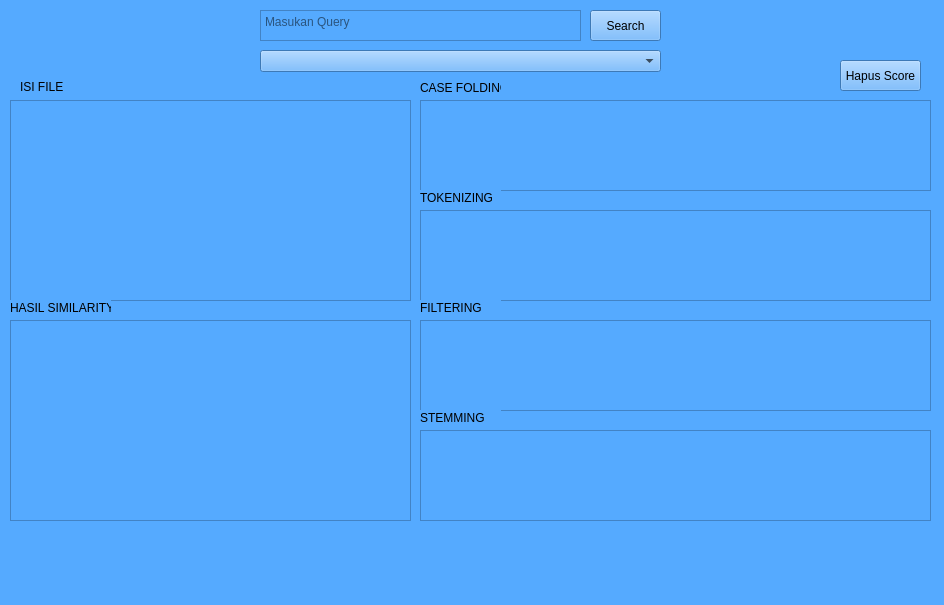
<?xml version="1.0" encoding="UTF-8"?>
<ui version="4.0">
 <class>MainWindow</class>
 <widget class="QMainWindow" name="MainWindow">
  <property name="geometry">
   <rect>
    <x>0</x>
    <y>0</y>
    <width>944</width>
    <height>605</height>
   </rect>
  </property>
  <property name="windowTitle">
   <string>MainWindow</string>
  </property>
  <property name="styleSheet">
   <string notr="true">background-color: rgb(85, 170, 255);</string>
  </property>
  <widget class="QWidget" name="centralwidget">
   <widget class="QTextEdit" name="textEdit">
    <property name="geometry">
     <rect>
      <x>260</x>
      <y>10</y>
      <width>321</width>
      <height>31</height>
     </rect>
    </property>
    <property name="documentTitle">
     <string/>
    </property>
    <property name="placeholderText">
     <string>Masukan Query</string>
    </property>
   </widget>
   <widget class="QPushButton" name="pushButton">
    <property name="geometry">
     <rect>
      <x>590</x>
      <y>10</y>
      <width>71</width>
      <height>31</height>
     </rect>
    </property>
    <property name="text">
     <string>Search</string>
    </property>
   </widget>
   <widget class="QTextBrowser" name="textBrowser">
    <property name="geometry">
     <rect>
      <x>10</x>
      <y>100</y>
      <width>401</width>
      <height>201</height>
     </rect>
    </property>
   </widget>
   <widget class="QComboBox" name="comboBox">
    <property name="geometry">
     <rect>
      <x>260</x>
      <y>50</y>
      <width>401</width>
      <height>22</height>
     </rect>
    </property>
    <property name="placeholderText">
     <string/>
    </property>
   </widget>
   <widget class="QTextBrowser" name="textBrowser_2">
    <property name="geometry">
     <rect>
      <x>10</x>
      <y>320</y>
      <width>401</width>
      <height>201</height>
     </rect>
    </property>
   </widget>
   <widget class="QTextBrowser" name="textBrowser_3">
    <property name="geometry">
     <rect>
      <x>420</x>
      <y>100</y>
      <width>511</width>
      <height>91</height>
     </rect>
    </property>
   </widget>
   <widget class="QTextBrowser" name="textBrowser_4">
    <property name="geometry">
     <rect>
      <x>420</x>
      <y>210</y>
      <width>511</width>
      <height>91</height>
     </rect>
    </property>
   </widget>
   <widget class="QTextBrowser" name="textBrowser_5">
    <property name="geometry">
     <rect>
      <x>420</x>
      <y>430</y>
      <width>511</width>
      <height>91</height>
     </rect>
    </property>
   </widget>
   <widget class="QTextBrowser" name="textBrowser_6">
    <property name="geometry">
     <rect>
      <x>420</x>
      <y>320</y>
      <width>511</width>
      <height>91</height>
     </rect>
    </property>
   </widget>
   <widget class="QLabel" name="label">
    <property name="geometry">
     <rect>
      <x>20</x>
      <y>80</y>
      <width>47</width>
      <height>14</height>
     </rect>
    </property>
    <property name="text">
     <string>ISI FILE</string>
    </property>
   </widget>
   <widget class="QLabel" name="label_2">
    <property name="geometry">
     <rect>
      <x>10</x>
      <y>300</y>
      <width>101</width>
      <height>16</height>
     </rect>
    </property>
    <property name="text">
     <string>HASIL SIMILARITY</string>
    </property>
   </widget>
   <widget class="QLabel" name="label_3">
    <property name="geometry">
     <rect>
      <x>420</x>
      <y>80</y>
      <width>81</width>
      <height>16</height>
     </rect>
    </property>
    <property name="text">
     <string>CASE FOLDING</string>
    </property>
   </widget>
   <widget class="QLabel" name="label_4">
    <property name="geometry">
     <rect>
      <x>420</x>
      <y>190</y>
      <width>81</width>
      <height>16</height>
     </rect>
    </property>
    <property name="text">
     <string>TOKENIZING</string>
    </property>
   </widget>
   <widget class="QLabel" name="label_5">
    <property name="geometry">
     <rect>
      <x>420</x>
      <y>410</y>
      <width>81</width>
      <height>16</height>
     </rect>
    </property>
    <property name="text">
     <string>STEMMING</string>
    </property>
   </widget>
   <widget class="QLabel" name="label_6">
    <property name="geometry">
     <rect>
      <x>420</x>
      <y>300</y>
      <width>81</width>
      <height>16</height>
     </rect>
    </property>
    <property name="text">
     <string>FILTERING</string>
    </property>
   </widget>
   <widget class="QPushButton" name="pushButton_2">
    <property name="geometry">
     <rect>
      <x>840</x>
      <y>60</y>
      <width>81</width>
      <height>31</height>
     </rect>
    </property>
    <property name="text">
     <string>Hapus Score</string>
    </property>
   </widget>
  </widget>
  <widget class="QMenuBar" name="menubar">
   <property name="geometry">
    <rect>
     <x>0</x>
     <y>0</y>
     <width>944</width>
     <height>22</height>
    </rect>
   </property>
  </widget>
  <widget class="QStatusBar" name="statusbar"/>
 </widget>
 <resources/>
 <connections/>
</ui>
